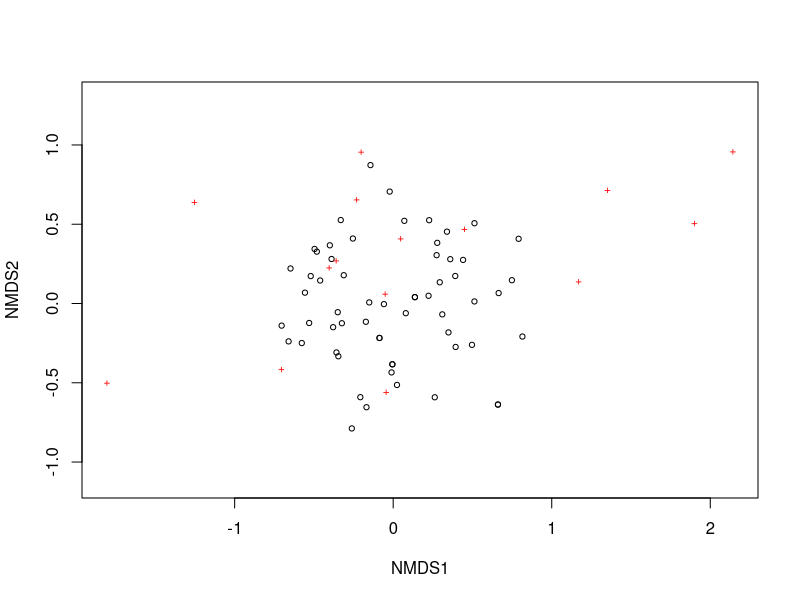
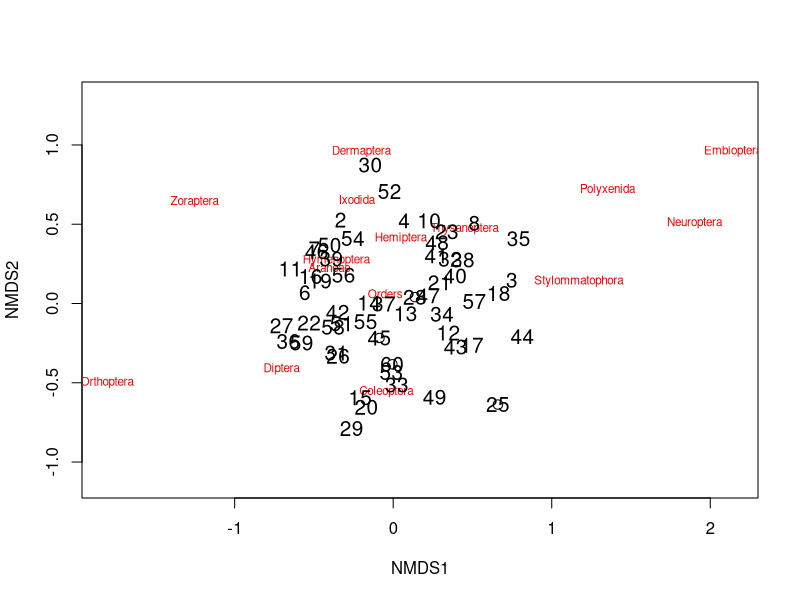
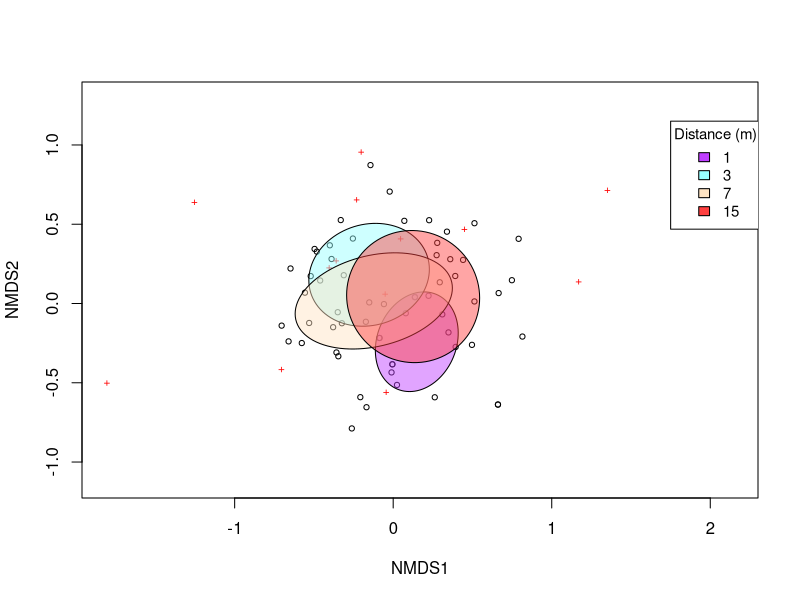
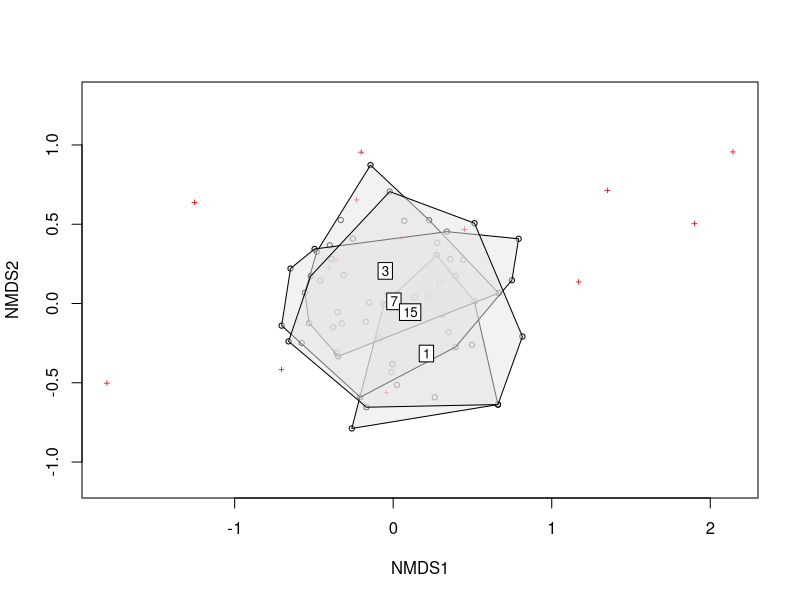
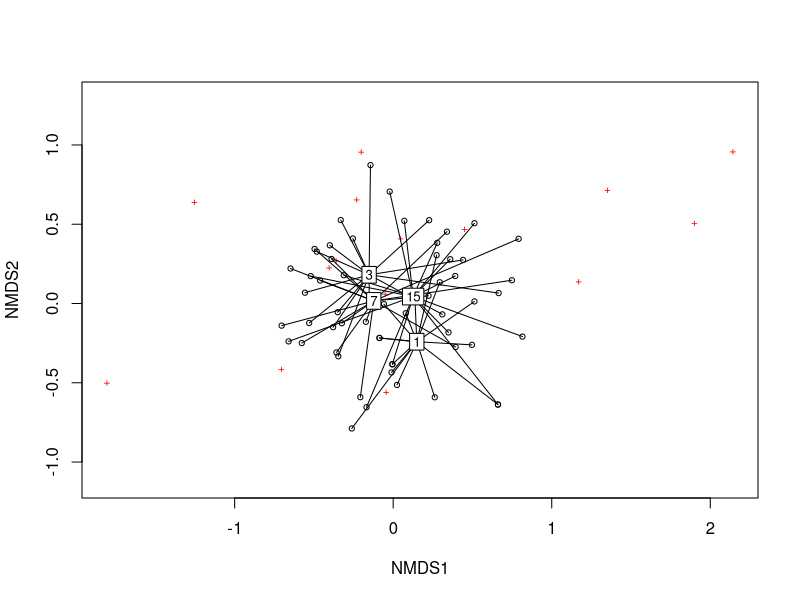
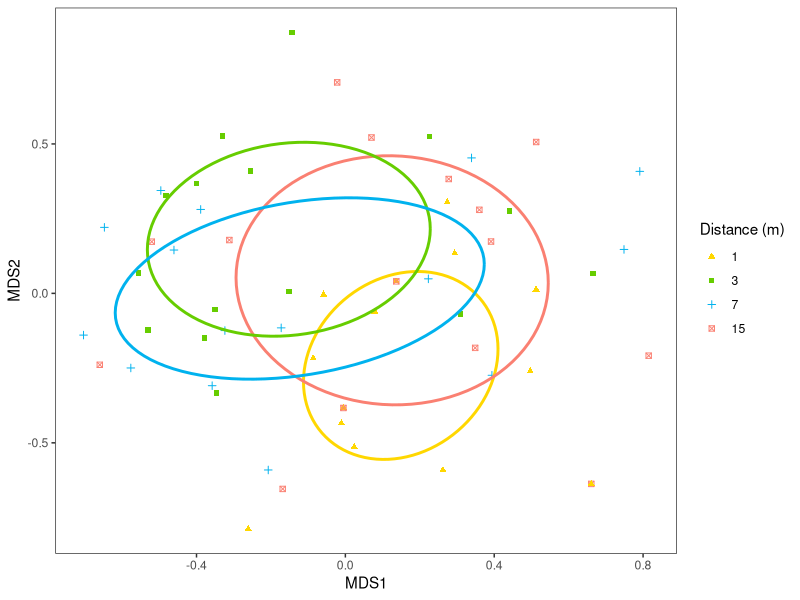

Here is the R script that generated these plots, in order: (Note: this script raises an error after producing the figures.)
##%##########################################################%##
#                                                              #
####                     NMDS TUTORIAL                      ####
####                   By Ray Rubia Rankin                  ####
####                  Created on 29/11/2022                 ####
#                                                              #
##%##########################################################%##

# set working directory----
setwd("your_filepath")

# install packages-----
install.packages("vegan")
install.packages("permute")
install.packages("lattice")
install.packages("tidyverse")

# load libraries----
library(vegan) # for diversity analysis and ordination methods
library(permute) # necessary to run vegan package
library(lattice) # necessary to run vegan package
library(tidyverse) # for efficient data manipulation and visualization

# import data----
inverts <- read.csv("data/invert_data.csv")

# data manipulation----
# view dataset structure
head(inverts)
str(inverts)

# variables of interest must be factors
inverts$Distance = as.factor(inverts$Distance)

str(inverts)

# ordination----
# now we will proceed to create the ordination
inv.NMDS <- metaMDS(inverts [,6:20], distance = "bray", k = 3, trymax=100) 

## Bray-Curtis distance is chosen because it is not affected by zero values. 
##k represents the number of dimensions we want and is used to reduce stress.

# check stress value
inv.NMDS$stress 

## stress values are: <0.05 = excellent, ,0.1 = great, <0.2 = okay, >0.2 = poor. 
## It is standard practice to report the stress value.\

# data visualization----
# using Base R
plot(inv.NMDS) # circles show different communities/sites, crosses show different species
ordiplot(inv.NMDS, type = "n") # create blank ordination plot
orditorp(inv.NMDS, display = "species", col="red", air = 0.1)
orditorp(inv.NMDS, display = "sites", cex = 1.25, air = 0.1)

# by distance
# ellipse plot
ordiplot(inv.NMDS) # plot shows communities (circles) and species (crosses)
ordiellipse(inv.NMDS, inverts$Distance, label = FALSE, col=c("darkorchid1", "darkslategray1",
                                                               "bisque1", "brown1"), draw = "polygon", alpha=120)
legend(1.75, 1.15, title="Distance (m)",
       c("1","3","7","15"), fill=c("darkorchid1", "darkslategray1",
                                        "bisque1", "brown1"), horiz=FALSE, cex=.9)

# polygon plot
ordiplot(inv.NMDS)
ordihull(inv.NMDS, groups = inverts$Distance, draw="polygon", col="grey90", label = TRUE)

# spider plot
ordiplot(inv.NMDS) #plot shows communities (circles) and species (crosses)
ordispider(inv.NMDS, groups = inverts$Distance, label = TRUE)

# using ggplot
# ellipse plot
# create dataframe with the NMDS scores
NMDS1 = data.frame(MDS1 = inv.NMDS$points[,1], MDS2 = inv.NMDS$points[,2], group = inverts$Distance)

str(NMDS1) # checking our group variable is a factor

# create function to create ellipses
veganCovEllipse<-function (cov, center = c(0, 0), scale = 1, npoints = 100) 
{
  theta <- (0:npoints) * 2 * pi/npoints
  Circle <- cbind(cos(theta), sin(theta))
  t(center + scale * t(Circle %*% chol(cov)))
}

df_ell1 <- data.frame() # create empty dataframe

# fill this dataframe with values for creating ellipses
for(g in levels(NMDS1$group)){
  df_ell1 <- rbind(df_ell1, cbind(as.data.frame(with(NMDS1[NMDS1$group==g,],
                                                     veganCovEllipse(cov.wt(cbind(MDS1,MDS2),wt=rep(1/length(MDS1),length(MDS1)))$cov,center=c(mean(MDS1),mean(MDS2)))))
                                  ,group=g))
}

# plot
(inv_plot<- ggplot(data = NMDS1, aes(MDS1, MDS2)) + 
  geom_point(aes(color = group, shape = group)) + # adding different colours and shapes for points at different distances
  geom_path(data=df_ell1, aes(x=MDS1, y=MDS2, colour=group), linewidth=1) + # use size argument if ggplot2 < v. 3.4.0
  guides(color = guide_legend(override.aes = list(linetype=c(NA,NA,NA,NA)))) + # removes lines from legend
  theme_bw() + 
  theme(panel.grid = element_blank()) + # remove background grid
  scale_color_manual(name = "Distance (m)", # legend title
                     labels = c("1","3","7","15"), # adjusting legend labels
                     values = c("gold", "chartreuse3", 
                                "deepskyblue2", "salmon")) + # customising colours
  scale_shape_manual("Distance (m)", # legend title
                     labels = c("1","3","7","15"), # adjusting legend labels
                     values = c(17, 15, 3, 7))) # customising shapes

# data analysis----
# using a PERMANOVA to test the differences in community composition
# This is a PERmutational Multivariate ANalysis Of VAriance and tests the differences between groups, like an ANOVA, but with lots of variables.
# it is essentially a multivariate analysis of variance used to compare groups of objects
inv_permanova <- adonis2(inverts [,6:20] ~ Distance, inverts, 
                             permutations = 999, method = "bray")
inv_permanova

# simper analysis
# this is a SIMilarity PERcentage analysis and compares community differences and reports what species are driving those differences.

(inv.dist.sim <- with(inverts[,c(1,2,3,4,5,21)], simper(inverts[,5:20], Distance, permutations = 100)))
summary(inv.dist.sim)

# shows species driving differences in community composition between different distances
